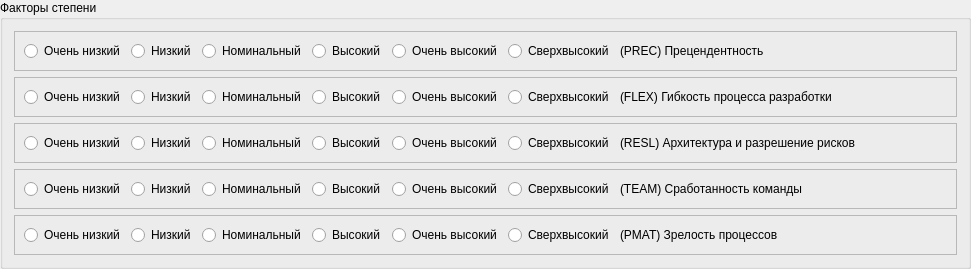
   <widget class="QGroupBox" name="groupBox">
    <property name="geometry">
     <rect>
      <x>9</x>
      <y>9</y>
      <width>971</width>
      <height>261</height>
     </rect>
    </property>
    <property name="title">
     <string>Факторы степени</string>
    </property>
    <layout class="QVBoxLayout" name="verticalLayout">
     <item>
      <widget class="QFrame" name="frame_0">
       <property name="frameShape">
        <enum>QFrame::StyledPanel</enum>
       </property>
       <property name="frameShadow">
        <enum>QFrame::Raised</enum>
       </property>
       <layout class="QHBoxLayout" name="horizontalLayout_6">
        <item>
         <widget class="QRadioButton" name="rbPREC0">
          <property name="sizePolicy">
           <sizepolicy hsizetype="Fixed" vsizetype="Fixed">
            <horstretch>0</horstretch>
            <verstretch>0</verstretch>
           </sizepolicy>
          </property>
          <property name="toolTip">
           <string>&lt;html&gt;&lt;head/&gt;&lt;body&gt;&lt;p&gt;(6,2) Полное отсутствие прецедентов, полностью непредсказуемый проект&lt;/p&gt;&lt;/body&gt;&lt;/html&gt;</string>
          </property>
          <property name="text">
           <string>Очень низкий</string>
          </property>
         </widget>
        </item>
        <item>
         <widget class="QRadioButton" name="rbPREC1">
          <property name="sizePolicy">
           <sizepolicy hsizetype="Fixed" vsizetype="Fixed">
            <horstretch>0</horstretch>
            <verstretch>0</verstretch>
           </sizepolicy>
          </property>
          <property name="toolTip">
           <string>&lt;html&gt;&lt;head/&gt;&lt;body&gt;&lt;p&gt;(4,96) Почти полное отсутствие прецедентов, в значительной мере непредсказуемый проект&lt;/p&gt;&lt;/body&gt;&lt;/html&gt;</string>
          </property>
          <property name="text">
           <string>Низкий</string>
          </property>
         </widget>
        </item>
        <item>
         <widget class="QRadioButton" name="rbPREC2">
          <property name="sizePolicy">
           <sizepolicy hsizetype="Fixed" vsizetype="Fixed">
            <horstretch>0</horstretch>
            <verstretch>0</verstretch>
           </sizepolicy>
          </property>
          <property name="toolTip">
           <string>&lt;html&gt;&lt;head/&gt;&lt;body&gt;&lt;p&gt;(3,72) Наличие некоторого количества прецедентов&lt;/p&gt;&lt;/body&gt;&lt;/html&gt;</string>
          </property>
          <property name="text">
           <string>Номинальный</string>
          </property>
         </widget>
        </item>
        <item>
         <widget class="QRadioButton" name="rbPREC3">
          <property name="sizePolicy">
           <sizepolicy hsizetype="Fixed" vsizetype="Fixed">
            <horstretch>0</horstretch>
            <verstretch>0</verstretch>
           </sizepolicy>
          </property>
          <property name="toolTip">
           <string>&lt;html&gt;&lt;head/&gt;&lt;body&gt;&lt;p&gt;(2,48) Общее знакомство с проектом&lt;/p&gt;&lt;/body&gt;&lt;/html&gt;</string>
          </property>
          <property name="text">
           <string>Высокий</string>
          </property>
         </widget>
        </item>
        <item>
         <widget class="QRadioButton" name="rbPREC4">
          <property name="sizePolicy">
           <sizepolicy hsizetype="Fixed" vsizetype="Fixed">
            <horstretch>0</horstretch>
            <verstretch>0</verstretch>
           </sizepolicy>
          </property>
          <property name="toolTip">
           <string>&lt;html&gt;&lt;head/&gt;&lt;body&gt;&lt;p&gt;(1,24) Значительное знакомство с проектом &lt;/p&gt;&lt;/body&gt;&lt;/html&gt;</string>
          </property>
          <property name="text">
           <string>Очень высокий</string>
          </property>
         </widget>
        </item>
        <item>
         <widget class="QRadioButton" name="rbPREC5">
          <property name="sizePolicy">
           <sizepolicy hsizetype="Fixed" vsizetype="Fixed">
            <horstretch>0</horstretch>
            <verstretch>0</verstretch>
           </sizepolicy>
          </property>
          <property name="toolTip">
           <string>&lt;html&gt;&lt;head/&gt;&lt;body&gt;&lt;p&gt;(0) Полное знакомство с проектом&lt;/p&gt;&lt;/body&gt;&lt;/html&gt;</string>
          </property>
          <property name="text">
           <string>Сверхвысокий</string>
          </property>
         </widget>
        </item>
        <item>
         <widget class="QLabel" name="label_6">
          <property name="text">
           <string>(PREC) Прецендентность</string>
          </property>
         </widget>
        </item>
       </layout>
      </widget>
     </item>
     <item>
      <widget class="QFrame" name="frame_1">
       <property name="frameShape">
        <enum>QFrame::StyledPanel</enum>
       </property>
       <property name="frameShadow">
        <enum>QFrame::Raised</enum>
       </property>
       <layout class="QHBoxLayout" name="horizontalLayout_2">
        <item>
         <widget class="QRadioButton" name="rbFLEX0">
          <property name="sizePolicy">
           <sizepolicy hsizetype="Fixed" vsizetype="Fixed">
            <horstretch>0</horstretch>
            <verstretch>0</verstretch>
           </sizepolicy>
          </property>
          <property name="toolTip">
           <string>&lt;html&gt;&lt;head/&gt;&lt;body&gt;&lt;p&gt;(5,07) Точный, строгий процесс разработки&lt;/p&gt;&lt;/body&gt;&lt;/html&gt;</string>
          </property>
          <property name="text">
           <string>Очень низкий</string>
          </property>
         </widget>
        </item>
        <item>
         <widget class="QRadioButton" name="rbFLEX1">
          <property name="sizePolicy">
           <sizepolicy hsizetype="Fixed" vsizetype="Fixed">
            <horstretch>0</horstretch>
            <verstretch>0</verstretch>
           </sizepolicy>
          </property>
          <property name="toolTip">
           <string>&lt;html&gt;&lt;head/&gt;&lt;body&gt;&lt;p&gt;(4,05) Случайные послабления в процессе&lt;/p&gt;&lt;/body&gt;&lt;/html&gt;</string>
          </property>
          <property name="text">
           <string>Низкий</string>
          </property>
         </widget>
        </item>
        <item>
         <widget class="QRadioButton" name="rbFLEX2">
          <property name="sizePolicy">
           <sizepolicy hsizetype="Fixed" vsizetype="Fixed">
            <horstretch>0</horstretch>
            <verstretch>0</verstretch>
           </sizepolicy>
          </property>
          <property name="toolTip">
           <string>&lt;html&gt;&lt;head/&gt;&lt;body&gt;&lt;p&gt;(3,04) Некоторые послабления в процессе&lt;/p&gt;&lt;/body&gt;&lt;/html&gt;</string>
          </property>
          <property name="text">
           <string>Номинальный</string>
          </property>
         </widget>
        </item>
        <item>
         <widget class="QRadioButton" name="rbFLEX3">
          <property name="sizePolicy">
           <sizepolicy hsizetype="Fixed" vsizetype="Fixed">
            <horstretch>0</horstretch>
            <verstretch>0</verstretch>
           </sizepolicy>
          </property>
          <property name="toolTip">
           <string>&lt;html&gt;&lt;head/&gt;&lt;body&gt;&lt;p&gt;(2,03) Большей частью согласованный процесс&lt;/p&gt;&lt;/body&gt;&lt;/html&gt;</string>
          </property>
          <property name="text">
           <string>Высокий</string>
          </property>
         </widget>
        </item>
        <item>
         <widget class="QRadioButton" name="rbFLEX4">
          <property name="sizePolicy">
           <sizepolicy hsizetype="Fixed" vsizetype="Fixed">
            <horstretch>0</horstretch>
            <verstretch>0</verstretch>
           </sizepolicy>
          </property>
          <property name="toolTip">
           <string>&lt;html&gt;&lt;head/&gt;&lt;body&gt;&lt;p&gt;(1,01) Некоторое согласование процесса&lt;/p&gt;&lt;/body&gt;&lt;/html&gt;</string>
          </property>
          <property name="text">
           <string>Очень высокий</string>
          </property>
         </widget>
        </item>
        <item>
         <widget class="QRadioButton" name="rbFLEX5">
          <property name="sizePolicy">
           <sizepolicy hsizetype="Fixed" vsizetype="Fixed">
            <horstretch>0</horstretch>
            <verstretch>0</verstretch>
           </sizepolicy>
          </property>
          <property name="toolTip">
           <string>&lt;html&gt;&lt;head/&gt;&lt;body&gt;&lt;p&gt;(0) Заказчик определил только общие цели&lt;/p&gt;&lt;/body&gt;&lt;/html&gt;</string>
          </property>
          <property name="text">
           <string>Сверхвысокий</string>
          </property>
         </widget>
        </item>
        <item>
         <widget class="QLabel" name="label_2">
          <property name="text">
           <string>(FLEX) Гибкость процесса разработки</string>
          </property>
         </widget>
        </item>
       </layout>
      </widget>
     </item>
     <item>
      <widget class="QFrame" name="frame_2">
       <property name="frameShape">
        <enum>QFrame::StyledPanel</enum>
       </property>
       <property name="frameShadow">
        <enum>QFrame::Raised</enum>
       </property>
       <layout class="QHBoxLayout" name="horizontalLayout_3">
        <item>
         <widget class="QRadioButton" name="rbRESL0">
          <property name="sizePolicy">
           <sizepolicy hsizetype="Fixed" vsizetype="Fixed">
            <horstretch>0</horstretch>
            <verstretch>0</verstretch>
           </sizepolicy>
          </property>
          <property name="text">
           <string>Очень низкий</string>
          </property>
         </widget>
        </item>
        <item>
         <widget class="QRadioButton" name="rbRESL1">
          <property name="sizePolicy">
           <sizepolicy hsizetype="Fixed" vsizetype="Fixed">
            <horstretch>0</horstretch>
            <verstretch>0</verstretch>
           </sizepolicy>
          </property>
          <property name="text">
           <string>Низкий</string>
          </property>
         </widget>
        </item>
        <item>
         <widget class="QRadioButton" name="rbRESL2">
          <property name="sizePolicy">
           <sizepolicy hsizetype="Fixed" vsizetype="Fixed">
            <horstretch>0</horstretch>
            <verstretch>0</verstretch>
           </sizepolicy>
          </property>
          <property name="text">
           <string>Номинальный</string>
          </property>
         </widget>
        </item>
        <item>
         <widget class="QRadioButton" name="rbRESL3">
          <property name="sizePolicy">
           <sizepolicy hsizetype="Fixed" vsizetype="Fixed">
            <horstretch>0</horstretch>
            <verstretch>0</verstretch>
           </sizepolicy>
          </property>
          <property name="text">
           <string>Высокий</string>
          </property>
         </widget>
        </item>
        <item>
         <widget class="QRadioButton" name="rbRESL4">
          <property name="sizePolicy">
           <sizepolicy hsizetype="Fixed" vsizetype="Fixed">
            <horstretch>0</horstretch>
            <verstretch>0</verstretch>
           </sizepolicy>
          </property>
          <property name="text">
           <string>Очень высокий</string>
          </property>
         </widget>
        </item>
        <item>
         <widget class="QRadioButton" name="rbRESL5">
          <property name="sizePolicy">
           <sizepolicy hsizetype="Fixed" vsizetype="Fixed">
            <horstretch>0</horstretch>
            <verstretch>0</verstretch>
           </sizepolicy>
          </property>
          <property name="text">
           <string>Сверхвысокий</string>
          </property>
         </widget>
        </item>
        <item>
         <widget class="QLabel" name="label_3">
          <property name="text">
           <string>(RESL) Архитектура и разрешение рисков</string>
          </property>
         </widget>
        </item>
       </layout>
      </widget>
     </item>
     <item>
      <widget class="QFrame" name="frame_3">
       <property name="frameShape">
        <enum>QFrame::StyledPanel</enum>
       </property>
       <property name="frameShadow">
        <enum>QFrame::Raised</enum>
       </property>
       <layout class="QHBoxLayout" name="horizontalLayout_4">
        <item>
         <widget class="QRadioButton" name="rbTEAM0">
          <property name="sizePolicy">
           <sizepolicy hsizetype="Fixed" vsizetype="Fixed">
            <horstretch>0</horstretch>
            <verstretch>0</verstretch>
           </sizepolicy>
          </property>
          <property name="text">
           <string>Очень низкий</string>
          </property>
         </widget>
        </item>
        <item>
         <widget class="QRadioButton" name="rbTEAM1">
          <property name="sizePolicy">
           <sizepolicy hsizetype="Fixed" vsizetype="Fixed">
            <horstretch>0</horstretch>
            <verstretch>0</verstretch>
           </sizepolicy>
          </property>
          <property name="text">
           <string>Низкий</string>
          </property>
         </widget>
        </item>
        <item>
         <widget class="QRadioButton" name="rbTEAM2">
          <property name="sizePolicy">
           <sizepolicy hsizetype="Fixed" vsizetype="Fixed">
            <horstretch>0</horstretch>
            <verstretch>0</verstretch>
           </sizepolicy>
          </property>
          <property name="text">
           <string>Номинальный</string>
          </property>
         </widget>
        </item>
        <item>
         <widget class="QRadioButton" name="rbTEAM3">
          <property name="sizePolicy">
           <sizepolicy hsizetype="Fixed" vsizetype="Fixed">
            <horstretch>0</horstretch>
            <verstretch>0</verstretch>
           </sizepolicy>
          </property>
          <property name="text">
           <string>Высокий</string>
          </property>
         </widget>
        </item>
        <item>
         <widget class="QRadioButton" name="rbTEAM4">
          <property name="sizePolicy">
           <sizepolicy hsizetype="Fixed" vsizetype="Fixed">
            <horstretch>0</horstretch>
            <verstretch>0</verstretch>
           </sizepolicy>
          </property>
          <property name="text">
           <string>Очень высокий</string>
          </property>
         </widget>
        </item>
        <item>
         <widget class="QRadioButton" name="rbTEAM5">
          <property name="sizePolicy">
           <sizepolicy hsizetype="Fixed" vsizetype="Fixed">
            <horstretch>0</horstretch>
            <verstretch>0</verstretch>
           </sizepolicy>
          </property>
          <property name="text">
           <string>Сверхвысокий</string>
          </property>
         </widget>
        </item>
        <item>
         <widget class="QLabel" name="label_4">
          <property name="text">
           <string>(TEAM) Сработанность команды</string>
          </property>
         </widget>
        </item>
       </layout>
      </widget>
     </item>
     <item>
      <widget class="QFrame" name="frame_4">
       <property name="frameShape">
        <enum>QFrame::StyledPanel</enum>
       </property>
       <property name="frameShadow">
        <enum>QFrame::Raised</enum>
       </property>
       <layout class="QHBoxLayout" name="horizontalLayout_5">
        <item>
         <widget class="QRadioButton" name="rbPMAT0">
          <property name="sizePolicy">
           <sizepolicy hsizetype="Fixed" vsizetype="Fixed">
            <horstretch>0</horstretch>
            <verstretch>0</verstretch>
           </sizepolicy>
          </property>
          <property name="text">
           <string>Очень низкий</string>
          </property>
         </widget>
        </item>
        <item>
         <widget class="QRadioButton" name="rbPMAT1">
          <property name="sizePolicy">
           <sizepolicy hsizetype="Fixed" vsizetype="Fixed">
            <horstretch>0</horstretch>
            <verstretch>0</verstretch>
           </sizepolicy>
          </property>
          <property name="text">
           <string>Низкий</string>
          </property>
         </widget>
        </item>
        <item>
         <widget class="QRadioButton" name="rbPMAT2">
          <property name="sizePolicy">
           <sizepolicy hsizetype="Fixed" vsizetype="Fixed">
            <horstretch>0</horstretch>
            <verstretch>0</verstretch>
           </sizepolicy>
          </property>
          <property name="text">
           <string>Номинальный</string>
          </property>
         </widget>
        </item>
        <item>
         <widget class="QRadioButton" name="rbPMAT3">
          <property name="sizePolicy">
           <sizepolicy hsizetype="Fixed" vsizetype="Fixed">
            <horstretch>0</horstretch>
            <verstretch>0</verstretch>
           </sizepolicy>
          </property>
          <property name="text">
           <string>Высокий</string>
          </property>
         </widget>
        </item>
        <item>
         <widget class="QRadioButton" name="rbPMAT4">
          <property name="sizePolicy">
           <sizepolicy hsizetype="Fixed" vsizetype="Fixed">
            <horstretch>0</horstretch>
            <verstretch>0</verstretch>
           </sizepolicy>
          </property>
          <property name="text">
           <string>Очень высокий</string>
          </property>
         </widget>
        </item>
        <item>
         <widget class="QRadioButton" name="rbPMAT5">
          <property name="sizePolicy">
           <sizepolicy hsizetype="Fixed" vsizetype="Fixed">
            <horstretch>0</horstretch>
            <verstretch>0</verstretch>
           </sizepolicy>
          </property>
          <property name="text">
           <string>Сверхвысокий</string>
          </property>
         </widget>
        </item>
        <item>
         <widget class="QLabel" name="label_5">
          <property name="text">
           <string>(PMAT) Зрелость процессов</string>
          </property>
         </widget>
        </item>
       </layout>
      </widget>
     </item>
    </layout>
   </widget>
